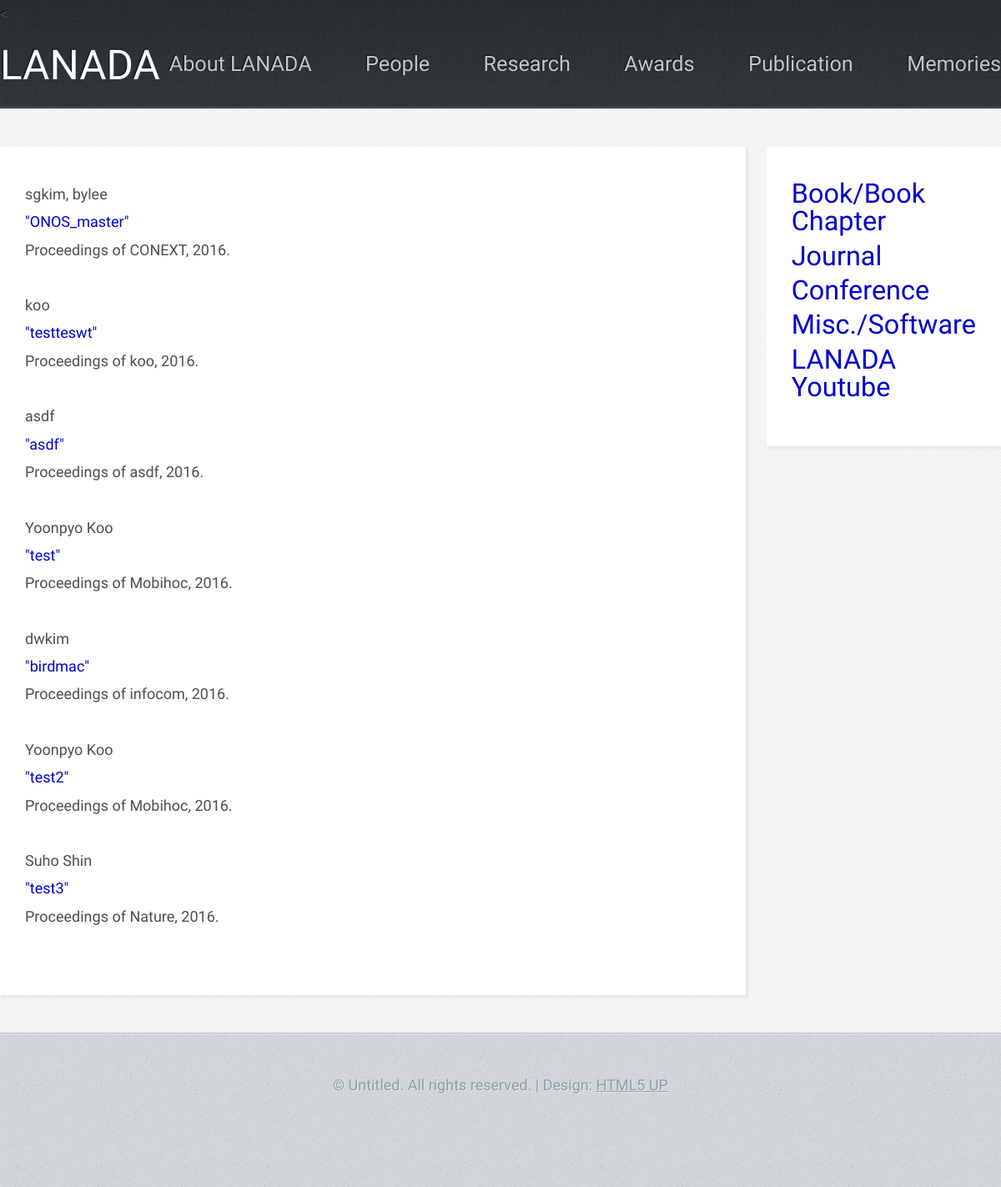
Page /pub/conference/ on the committed database.
### pub/models.py (models this page shows, shortened)
class AbstractPaper(models.Model):
	title = models.CharField(max_length=50)
	author = models.CharField(max_length=50)
	keywords = models.CharField(max_length=50)
	date = models.DateField()
	class Meta:
		abstract = True

@python_2_unicode_compatible
class ConferencePaper(AbstractPaper):
	conference_name = models.CharField(max_length=50)
	pdf_file_c = models.FileField(upload_to='paper/conference')
	pdf_filename_c = models.CharField(max_length=50, default=None, blank=True, editable=False)

### pub/views.py (the view)
# urls.py: url(r'conference/$', views.conference, name='conference'),
def conference(request):
	from .models import ConferencePaper
	paper_list = ConferencePaper.objects.order_by('-date')
	context = {
		'paper_list': paper_list
	}
	return render(request, 'conference.html', context)

### pub/templates/conference.html (shortened to what this page needs)
{% extends 'base.html' %}
{% block content %}
	<div id="content-wrapper">
	  <div id="content">
		<div class="container">
		  <div class="row">
			<div class="9u">
			  <section>
				{% if paper_list %}
					{% for paper in paper_list %}
						{{ paper.author }} <br>
						<a href="{{ paper.pdf_filename_c }}">
						"{{ paper.title }}"</a><br>
						Proceedings of <em>{{ paper.conference_name }}</em>, {{ paper.date.year }}.<br><br>
					{% endfor %}
				{% endif %}
			  </section>
			</div>
			<div class="3u">
			  <section>
				<header>
				  <h2><a href="/pub/book">Book/Book Chapter</a></h2>
				  <h2><a href="/pub/journal">Journal</a></h2>
				  <h2><a href="/pub/conference">Conference</a></h2>
				  <h2><a href="misc">Misc./Software</a></h2>
				  <h2><a href="youtube">LANADA Youtube</a></h2>
				</header>
			  </section>
			</div>
		  </div>
		</div>
	  </div>
	</div>
{% endblock content %}

### memory/static/css/skel.css (style rules this page uses)
html,body,div,span,applet,object,iframe,h1,h2,h3,h4,h5,h6,p,blockquote,pre,a,abbr,acronym,address,big,cite,code,del,dfn,em,img,ins,kbd,q,s,samp,small,strike,strong,sub,sup,tt,var,b,u,i,center,dl,dt,dd,ol,ul,li,fieldset,form,label,legend,table,caption,tbody,tfoot,thead,tr,th,td,article,aside,canvas,details,embed,figure,figcaption,footer,header,hgroup,menu,nav,output,ruby,section,summary,time,mark,audio,video { margin:0;padding:0;border:0;font-size:100%;font:inherit;vertical-align:baseline; }
article,aside,details,figcaption,figure,footer,header,hgroup,menu,nav,section { display:block; }
body { line-height:1; }
body { -webkit-text-size-adjust:none }
*, *:before, *:after { -moz-box-sizing: border-box; -webkit-box-sizing: border-box; box-sizing: border-box; }
.container { margin-left: auto; margin-right: auto; width: 1200px; }
.row { border-bottom: solid 1px transparent; }
.row > * { float: left; }
.row:after, .row:before { content: ''; display: block; clear: both; height: 0; }
.row > * { padding: 25px 0 0 25px; }
.row { margin: -25px 0 -1px -25px; }
.\39 u, .\39 u\24, .\39 u\28 1\29, .\39 u\24\28 1\29 { width: 75%; clear: none; }
.\33 u, .\33 u\24, .\33 u\28 1\29, .\33 u\24\28 1\29 { width: 25%; clear: none; }

### memory/static/css/style.css (style rules this page uses)
body { background: #D4D9DD url('images/bg03.jpg'); }
body, input, textarea, select { color: #474f51; font-size: 13.5pt; font-family: 'Yanone Kaffeesatz'; line-height: 1.85em; font-weight: 300; }
a { text-decoration: underline; }
section > :last-child, .last-child { margin-bottom: 0 !important; }

### static/css/style-desktop.css (style rules this page uses)
body { min-width: 1200px; }
section:last-child { margin-bottom: 0 !important; }
#content-wrapper { background: #f7f7f7 url('images/bg04.png'); border-top: solid 1px #fff; padding: 45px 0 45px 0; }
#content section { background: #fff; padding: 40px 30px 45px 30px; box-shadow: 2px 2px 2px 1px rgba(128,128,128,0.1); margin: 0 0 10% 0; }
#content h2 { font-size: 1.8em; color: #373f42; margin: 0 0 0.25em 0; }
#content a { color: #0000CC; text-decoration: none; }
#content header { margin: 0 0 2em 0; }

### rows in the picture
ConferencePaper: author "sgkim, bylee", title "ONOS_master", conference_name "CONEXT", date.year "2016"
ConferencePaper: author "koo", title "testteswt", conference_name "koo", date.year "2016"
ConferencePaper: author "asdf", title "asdf", conference_name "asdf", date.year "2016"
ConferencePaper: author "Yoonpyo Koo", title "test", conference_name "Mobihoc", date.year "2016"
ConferencePaper: author "dwkim", title "birdmac", conference_name "infocom", date.year "2016"
ConferencePaper: author "Yoonpyo Koo", title "test2", conference_name "Mobihoc", date.year "2016"
ConferencePaper: author "Suho Shin", title "test3", conference_name "Nature", date.year "2016"
